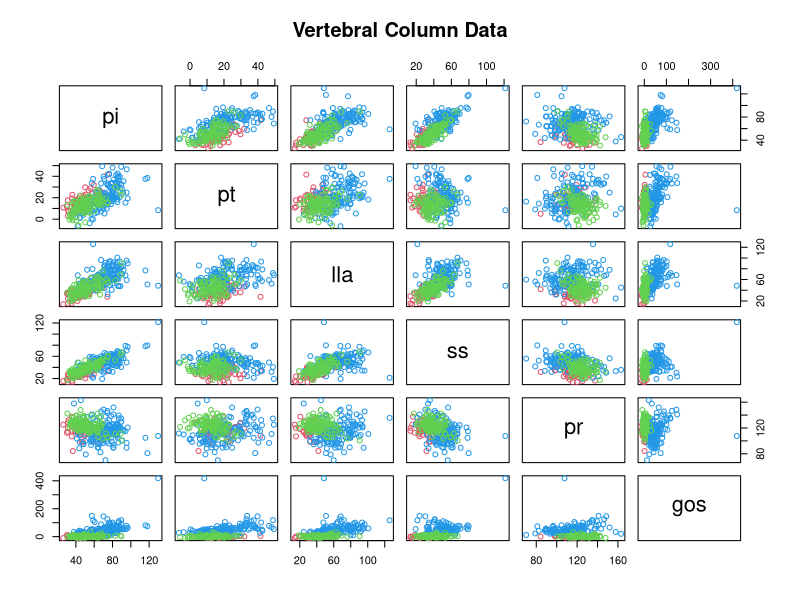
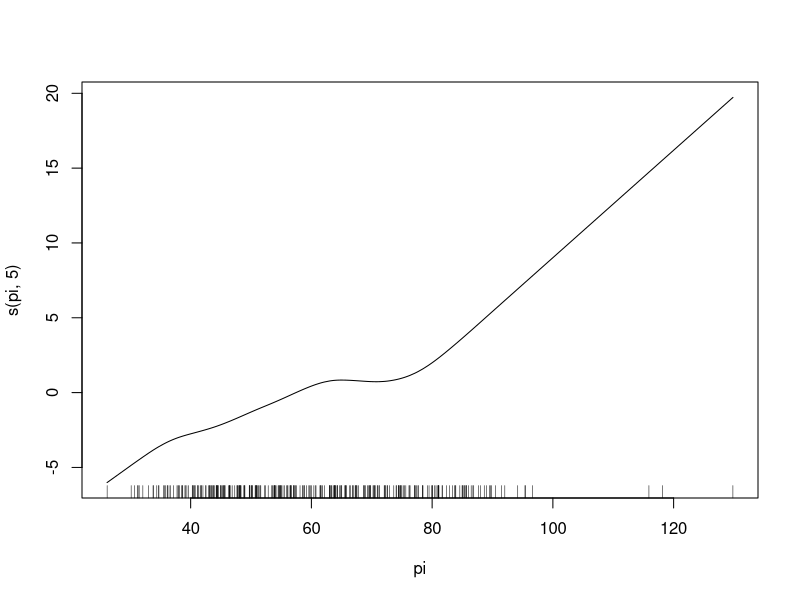
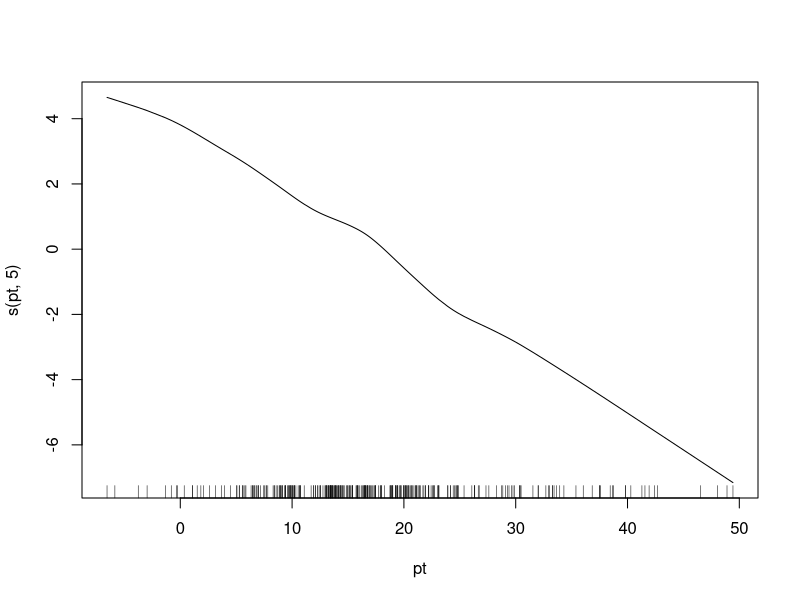
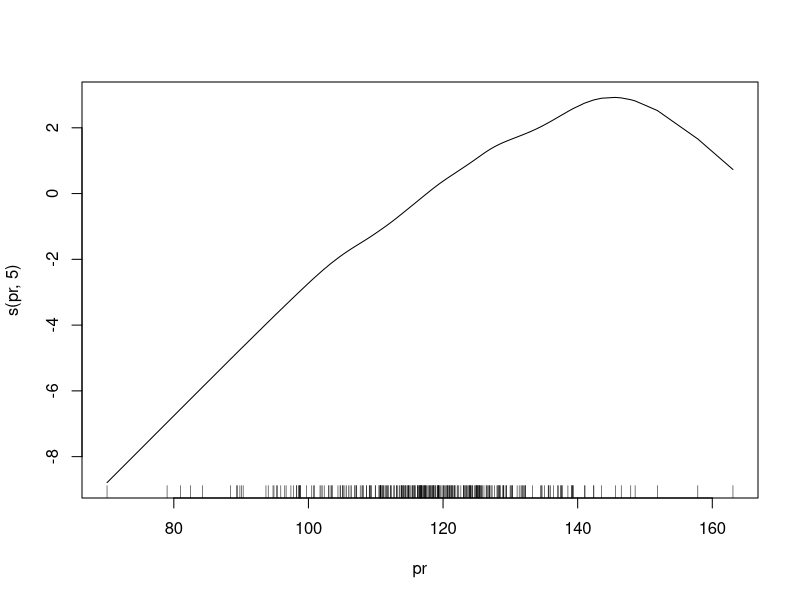
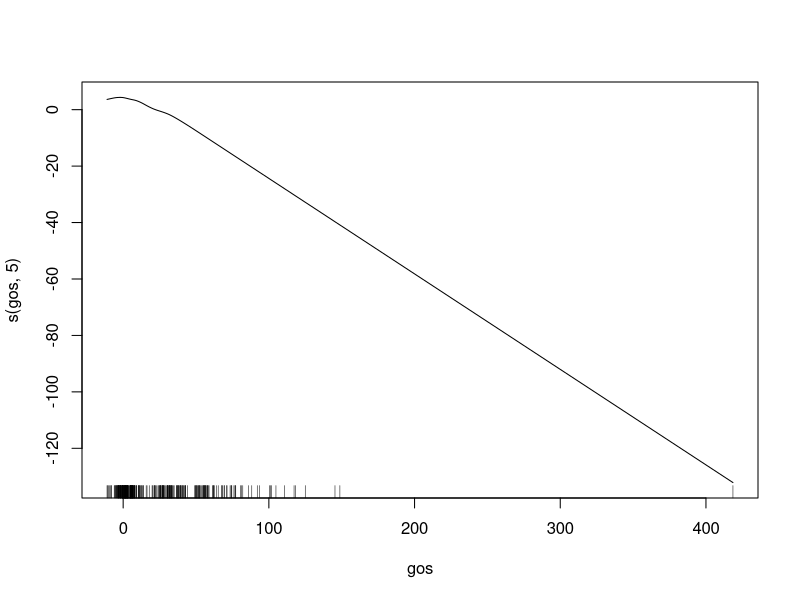

These figures' R source, in order:
## ---- chunk 1
vc = read.csv("vertebral-column.csv", stringsAsFactors=TRUE)
head(vc)
## ---- chunk 2
library(MASS)
library(class)
library(gam)
library(nnet)
library(e1071)
library(parallel)
## ---- chunk 3
#plot(vc,col=vc$class)
plot(vc[,-7], col=as.numeric(vc[,7])+1, pch=1, main="Vertebral Column Data")
## ---- chunk 4
(r1 = lda(class ~. , data=vc))
## ---- chunk 5
p1 = predict(r1, newdata=vc)
yhat1 = p1$class
table(vc$class, yhat1)
## ---- chunk 6
(A1 = mean(vc$class == yhat1))
## ---- chunk 7
(r2 = qda(class ~ ., data=vc))
## ---- chunk 8
(yhat2 = predict(r2, newdata=vc)$class)
## ---- chunk 9
table(vc$class, yhat2)  
## ---- chunk 10
(A2=mean(vc$class==yhat2))
## ---- chunk 11
(r3 = naiveBayes(class ~ ., data=vc))
## ---- chunk 12
(yhat3 = predict(r3, newdata=vc))
## ---- chunk 13
table(vc$class, yhat3) 
## ---- chunk 14
(A3=mean(vc$class==yhat3))
## ---- chunk 15
(r4 = multinom(class ~ ., data=vc))
## ---- chunk 16
(yhat4 <- predict(r4,vc))
## ---- chunk 17
table(vc$class, yhat4)  
## ---- chunk 18
(A4= mean(vc$class==yhat4))
## ---- chunk 19
set.seed(769)
(yhat5 = knn(train=vc[,1:6], test=vc[,1:6], cl=vc[,7], k=10))   # K = 10
## ---- chunk 20
table(vc[,7], yhat5)
## ---- chunk 21
(A5= mean(vc[,7]==yhat5))
## ---- chunk 22
res <- c("LDA"=A1,"QDA"=A2,"NB"=A3,"MultLogReg"=A4,"KNN"=A5)
sort(res)
## ---- chunk 23
(vc$bi_class <- factor(ifelse(vc$class=="SL" | vc$class=="DH","AB","NO")))
## ---- chunk 24
(r6 = glm(bi_class ~.-class, data=vc, family=binomial))
## ---- chunk 25
p6<-predict(r6,vc,type="response")
yhat6 <-as.numeric(p6>0.5)+1
table(vc$bi_class,levels(vc$bi_class)[yhat6])
## ---- chunk 26
mean(vc$bi_class == levels(vc$bi_class)[yhat6])  
## ---- chunk 27
r7 <- step(r6,type="backward")
## ---- chunk 28
summary(r7)
## ---- chunk 29
r8 <- gam(bi_class ~ s(pi,5) + s(pt,5) + s(pr,5) + s(gos,5) ,data=vc, family=binomial())
## ---- chunk 30
plot(r8)
## ---- chunk 31
r9 <- gam(bi_class ~ pi + pt + s(pr,2) + gos ,data=vc, family=binomial())
## ---- chunk 32
p9 <- predict(r9,vc,type = "response")
yhat9 <-as.numeric(p9>0.5)+1
table(vc$bi_class,levels(vc$bi_class)[yhat9])
## ---- chunk 33
(A9= mean(vc$bi_class ==levels(vc$bi_class)[yhat9]))
## ---- chunk 34
vc = vc[,-8]
## ---- chunk 35
n=nrow(vc)

R = 10                   # number of repetitions
K = 10   
accuracy = matrix(nrow=R*K, ncol=5)
test.set = function(i, n, K=10) {
  if(i < 1 || i > K) 
    stop(" i out of range (1, K)")
  start = round(1 + (i-1) * n / K)
  end = ifelse(i == K, n, round(i * n / K))
  start:end
}

set.seed(769)  
for(i in 1:R) {                  # for each repetition
  ind = sample(n)
  for(k in 1:K) {                # for each fold
    index = ind[test.set(k, n, K)]
    test = vc[index,]
    train = vc[-index,]
    r1 = lda(class ~. , data=train)
    accuracy[K*(i-1)+k,1] = mean(test$class ==predict(r1,newdata = test)$class)
    r2 = qda(class ~ ., data=train)
    accuracy[K*(i-1)+k,2] = mean(test$class ==predict(r2,newdata = test)$class)
    r3 = naiveBayes(class ~ ., data=train)
    accuracy[K*(i-1)+k,3] = mean(test$class==predict(r3,newdata = test))
    r4 = multinom(class ~ ., data=train,trace= F)
    accuracy[K*(i-1)+k,4] = mean(test$class == predict(r4,newdata = test))
    accuracy[K*(i-1)+k,5] =mean(test$class ==knn(train=train[,1:6], test=test[,1:6], cl=train[,7], k=10))
    
  }
}

## ---- chunk 36
cv_res <-data.frame( classifier=  c("LDA","QDA","NB","MultLogReg","KNN"), accuracy= colMeans(accuracy) )
cv_res[order(-cv_res$accuracy),]
## ---- chunk 37
n=nrow(vc)
R = 10                   # number of repetitions
K = 10   

test.set = function(i, n, K=10) {
  if(i < 1 || i > K) 
    stop(" i out of range (1, K)")
  start = round(1 + (i-1) * n / K)
  end = ifelse(i == K, n, round(i * n / K))
  start:end
}
set.seed(769)  
cv <- list()
for(i in 1:K) {                  # for each repetition
    cv[[K]] <- list()
    ind = sample(n)
    for(k in 1:R) {                # for each fold
      index = ind[test.set(k, n, K)]
      cv[[i]][[k]] <- index
  }
}

## ---- chunk 38
lapply(c(1,5,10,20),function(nc){
  system.time({
  cv_res = c(cv_res, mclapply(1:10,function(k){
    accuracy = matrix(nrow=R,ncol = 5)
    for(i in 1:R){
      test = vc[cv[[i]][[k]],]
      train =vc[-cv[[i]][[k]],]
      r1 = lda(class ~. , data=train)
      accuracy[i,1] = mean(test$class ==predict(r1,newdata = test)$class)
      r2 = qda(class ~ ., data=train)
      accuracy[i,2] = mean(test$class ==predict(r2,newdata = test)$class)
      r3 = naiveBayes(class ~ ., data=train)
      accuracy[i,3] = mean(test$class==predict(r3,newdata = test))
      r4 = multinom(class ~ ., data=train,trace=F)
      accuracy[i,4] = mean(test$class == predict(r4,newdata = test))
      accuracy[i,5] =mean(test$class ==knn(train=train[,1:6], test=test[,1:6], cl=train[,7], k=10))
    }
    return(accuracy)
  },mc.cores = nc))
  })
})

## ---- chunk 39
res <- lapply(c(1,5,10,20),function(nc){
  cv_res = c(cv_res, mclapply(1:10,function(k){
    accuracy = data.frame(matrix(nrow=R,ncol = 5))
    for(i in 1:R){
      test = vc[cv[[i]][[k]],]
      train =vc[-cv[[i]][[k]],]
      r1 = lda(class ~. , data=train)
      accuracy[i,1] = mean(test$class ==predict(r1,newdata = test)$class)
      r2 = qda(class ~ ., data=train)
      accuracy[i,2] = mean(test$class ==predict(r2,newdata = test)$class)
      r3 = naiveBayes(class ~ ., data=train)
      accuracy[i,3] = mean(test$class==predict(r3,newdata = test))
      r4 = multinom(class ~ ., data=train,trace=F)
      accuracy[i,4] = mean(test$class == predict(r4,newdata = test))
      accuracy[i,5] =mean(test$class ==knn(train=train[,1:6], test=test[,1:6], cl=train[,7], k=10))
    }
    return(accuracy)
  },mc.cores = nc))
  return(cv_res)
})
for(nc in res ){
  nc <- nc[c(-1,-2)]
  cv_res <- do.call(rbind.data.frame,nc)
  #cv_res <- as.data.frame(sapply(cv_res[,1:5],as.numeric))
  #cv_res <- cv_res[complete.cases(cv_res),]
  #print(nc)
  
  cv_res <-data.frame( classifier=  c("LDA","QDA","NB","MultLogReg","KNN"), accuracy= colMeans(cv_res) )
  print(cv_res[order(-cv_res$accuracy),])
}
